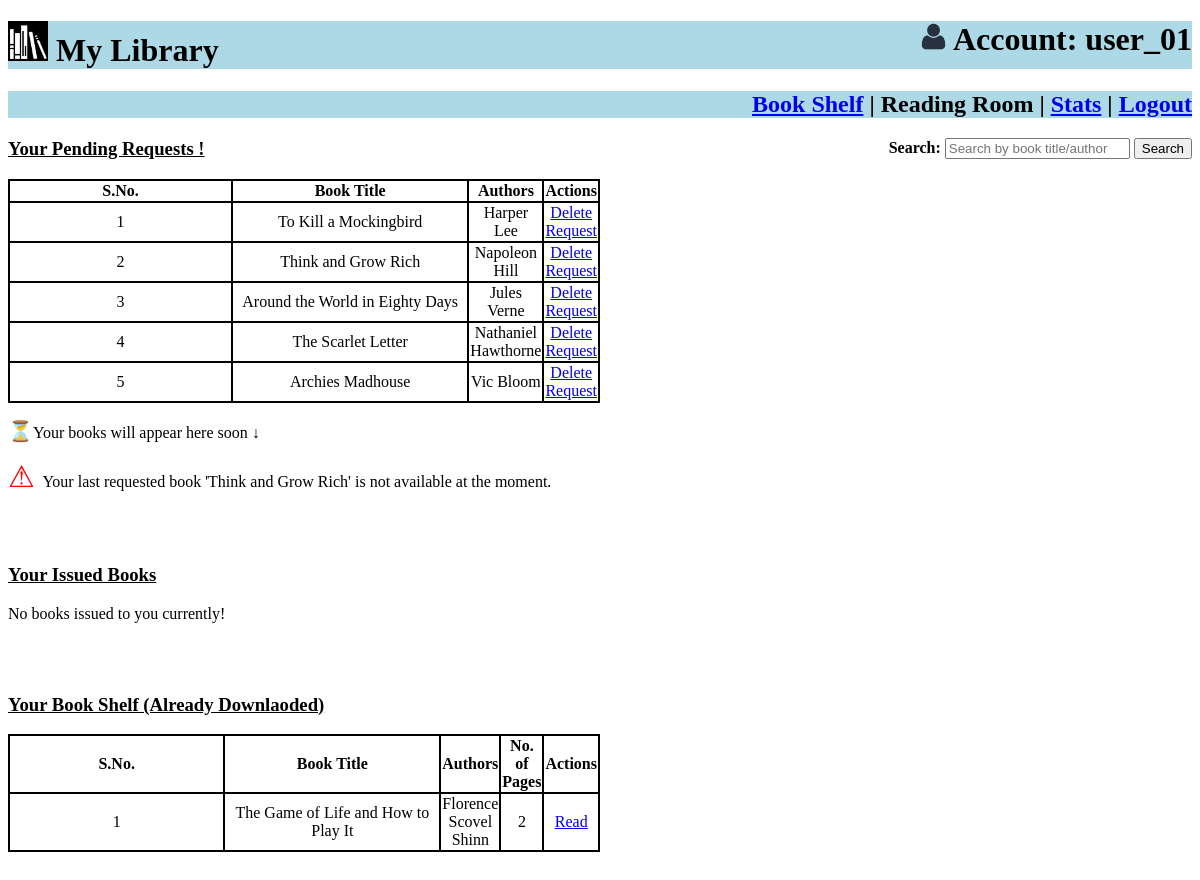
Screenshot of /user_01/profile with the database file from the repository.
### app.py (models this page shows)
class User(db.Model):
    User_id=db.Column(db.Integer,primary_key=True,autoincrement=True)
    Username=db.Column(db.String,unique=True,nullable=False)
    Password=db.Column(db.String,nullable=False)
    children1 = db.relationship("Requests", back_populates="parent2", cascade="all, delete-orphan")
    children2 = db.relationship("Issued", back_populates="parent2", cascade="all, delete-orphan")
    children3 = db.relationship("Payments", back_populates="parent2", cascade="all, delete-orphan")
    children4 = db.relationship("Returned", back_populates="parent2", cascade="all, delete-orphan")
    children5 = db.relationship("Ratings", back_populates="parent2", cascade="all, delete-orphan")
    children6 = db.relationship("Reject", back_populates="parent2", cascade="all, delete-orphan")

class Requests(db.Model):
    Request_id=db.Column(db.Integer,primary_key=True,autoincrement=True)
    Book_title=db.Column(db.String,db.ForeignKey(Books.Title),nullable=False)
    User_id=db.Column(db.String, db.ForeignKey(User.User_id), nullable=False)
    parent1 = db.relationship("Books", back_populates="children1")
    parent2 = db.relationship("User", back_populates="children1")

class Books(db.Model):
    Book_id=db.Column(db.Integer,primary_key=True,autoincrement=True)
    Title=db.Column(db.String,nullable=False,unique=True)
    Content=db.Column(db.LargeBinary,nullable=False)
    Authors=db.Column(db.String,nullable=False)
    Section=db.Column(db.String,db.ForeignKey(Section.Name),nullable=False)
    Cover=db.Column(db.String,unique=True)
    Pages=db.Column(db.Integer,nullable=False)
    children1 = db.relationship("Requests", back_populates="parent1", cascade="all, delete-orphan")
    children2 = db.relationship("Issued", back_populates="parent1", cascade="all, delete-orphan")
    children3 = db.relationship("Payments", back_populates="parent1", cascade="all, delete-orphan")
    children4 = db.relationship("Returned", back_populates="parent1", cascade="all, delete-orphan")
    children5 = db.relationship("Ratings", back_populates="parent1", cascade="all, delete-orphan")
    children6 = db.relationship("Reject", back_populates="parent1", cascade="all, delete-orphan")
    parent = db.relationship("Section", back_populates="children1")

class Reject(db.Model):
    Reject_id=db.Column(db.Integer,primary_key=True,autoincrement=True)
    Book_title=db.Column(db.String,db.ForeignKey(Books.Title),nullable=False)
    User_id=db.Column(db.String, db.ForeignKey(User.User_id), nullable=False)
    parent1 = db.relationship("Books", back_populates="children6")
    parent2 = db.relationship("User", back_populates="children6")

### app.py (the view)
@app.route('/<username>/profile')
def user_books(username):
    req=[]
    print(username)
    u_id=User.query.filter_by(Username=username).first().User_id
    reqs=Requests.query.filter_by(User_id=u_id).all()
    if(reqs is not None):
        for i in reqs:
            b_name=i.Book_title
            b_author=Books.query.filter_by(Title=i.Book_title).first().Authors
            req.append({"Book Title":b_name,"Book Author":b_author})
    issue=Issued.query.filter_by(User_id=u_id).all()
    if(issue is not None):
        for i in issue:
            if(i.Return_date<date.today()):
                db.session.delete(i)
                db.session.commit()
    issued=[]
    x=Issued.query.filter_by(User_id=u_id).all()
    if(x is not None):
        for i in x:
            b_id=i.Book_id
            b_title=Books.query.filter_by(Book_id=b_id).first().Title
            b_auth=Books.query.filter_by(Book_id=b_id).first().Authors
            b_cover=Books.query.filter_by(Book_id=b_id).first().Cover
            b_pg=Books.query.filter_by(Book_id=b_id).first().Pages
            price=(b_pg//100)*100
            ret_date=Issued.query.filter_by(Book_id=b_id,User_id=u_id).first().Return_date
            issued.append({"Book Title":b_title,"Book Author":b_auth,"Book id":b_id,"Return_date":ret_date,"Cover":b_cover,"Price":price})
    payed_books=Payments.query.filter_by(User_id=u_id).all()
    d_books=[]
    if(payed_books is not None):
        for i in payed_books:
            b_id=i.Book_id
            b=Books.query.filter_by(Book_id=b_id).first()
            d_books.append(b)
    returns=[]
    book=Returned.query.filter_by(User_id=u_id).all()
    if(book is not None):
        for i in book:
            bk_id=i.Book_id
            bk=Books.query.filter_by(Book_id=bk_id).first()
            returns.append(bk)
    rej=Reject.query.filter_by(User_id=u_id).all()
    if(len(rej)!=0):
        for i in rej:
            buk=i.Book_title
    else:
        buk=None
    return render_template("user_profile.html",req=req,username=username,issued=issued,d_books=d_books,returns=returns,rejected_book=buk)

### templates/user_profile.html (shortened to what this page needs)
<!DOCTYPE html>
<html lang="en">
<head>
    <link rel="stylesheet" href="/static/user_style.css" >
</head>
<body>
    <h1 style="text-align: left;">
        <img src="/static/app-logo.png" height="40px" width="40px">  My Library
        <span style="float: right;"><img src="/static/account-icon.png" height="27px" width="27px"> Account: {{username}}</span>
    </h1>
    <h2> <a href="/user_dashboard/{{username}}"><span title="Find all books here."> Book Shelf</span></a> | <span title="Read here.">Reading Room</span> | <a href="/user_stats/{{username}}"><span title="See the overall performance of the app." >Stats</span></a> | <a href="/"> <span title="Logout"> Logout</span></a></h2>
    <div style="float: right;">
        <form action="/search/{{username}}" method="POST">
            <label for="search"><b>Search:</b></label>
            <input type="text" id="search" name="search" placeholder="Search by book title/author" required>
            <button type="submit">Search</button>
        </form>
    </div>
    <div>
        {% if req|length==0 %}
        <h3><u>Your Requests</u></h3>
        {% else %}
        <h3><u>Your Pending Requests !</u></h3>
        <table>
            <tr>
                <th style="width: 20px;"><b>S.No.</b></th>
                <th style="width: 100px;"><b>Book Title</b></th>
                <th style="width: 100px;"><b>Authors</b></th>
                <th style="width: 100px;"><b>Actions</b></th>
            </tr>
            {% for i in req %}
            <tr>
                <td>{{loop.index}}</td>
                <td>{{i["Book Title"]}}</td>
                <td>{{i["Book Author"]}}</td>
                <td><a href="/delete/request/{{username}}/{{i['Book Title']}}">Delete Request</a></td>
            </tr>
            {% endfor %}
        </table>
        <p> <span style="font-size: 20px;">⏳</span>Your books will appear here soon <b> &#x2193; </b><br></p>
        {% endif %}
    </div>
    {% if rejected_book %}
    <p><span style="color: red; font-size: 30px;">⚠ </span>Your last requested book '{{rejected_book}}' is not available at the moment.</p>
    {% endif %}
    <br>
    <br>
    <div>
        <h3><u>Your Issued Books</u></h3>
        {% if issued|length==0 %}
        <p>No books issued to you currently!</p>
        {% endif %}
    </div>
    <br>
    <br>
    <div>
        {% if d_books|length==0 %}
        {% else %}
        <h3><u>Your Book Shelf (Already Downlaoded)</u></h3>
        <table>
            <tr>
                <th style="width: 20px;"><b>S.No.</b></th>
                <th style="width: 100px;"><b>Book Title</b></th>
                <th style="width: 100px;"><b>Authors</b></th>
                <th style="width: 100px;"><b>No. of Pages</b></th>
                <th style="width: 100px;"><b>Actions</b></th>
            </tr>
            {% for i in d_books %}
            <tr>
                <td>{{loop.index}}</td>
                <td>{{i.Title}}</td>
                <td>{{i.Authors}}</td>
                <td>{{i.Pages}}</td>
                <td><a href='/book/{{i.Book_id}}'>Read</a>
            </tr>
            {% endfor %}
        </table>
        {% endif %}
    </div>
    <br>
    <br>
</body>
</html>

### static/user_style.css (style rules this page uses)
h1 { text-align: right; background-color:#add8e6; }
h2 { text-align: right; background-color:#add8e6; }
body { background-color: #ffffff; }
table,th,td { margin: left; text-align: center; width: 50%; border:2px solid black; border-collapse:collapse; }

### rows the page displays
User: Username "user_01"
Requests: Book_title "To Kill a Mockingbird"
Books: Authors "Harper Lee"
Requests: Book_title "Think and Grow Rich"
Books: Authors "Napoleon Hill"
Requests: Book_title "Around the World in Eighty Days"
Books: Authors "Jules Verne"
Requests: Book_title "The Scarlet Letter"
Books: Authors "Nathaniel Hawthorne"
Requests: Book_title "Archies Madhouse"
Books: Authors "Vic Bloom"
Reject: Book_title "Think and Grow Rich"
Books: Title "The Game of Life and How to Play It", Authors "Florence Scovel Shinn", Pages "2"
